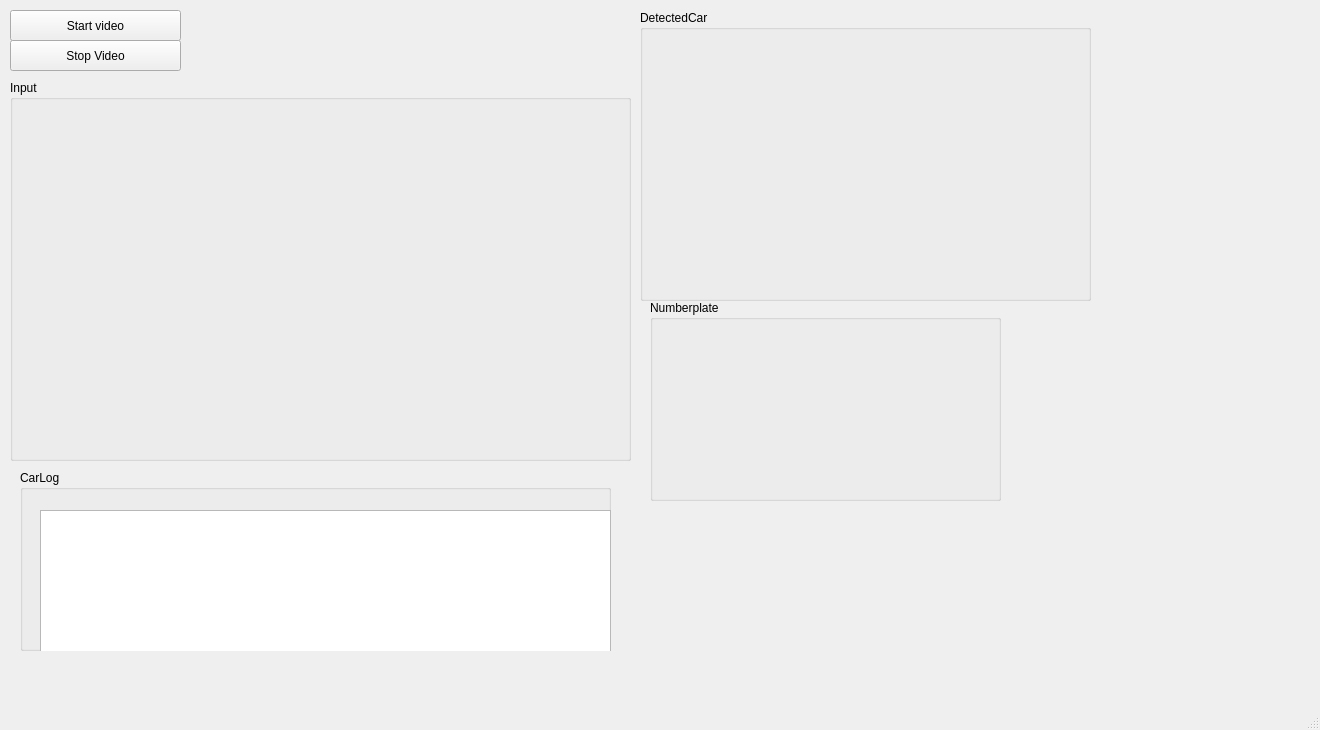
<?xml version="1.0" encoding="UTF-8"?>
<ui version="4.0">
 <class>MainWindow</class>
 <widget class="QMainWindow" name="MainWindow">
  <property name="geometry">
   <rect>
    <x>0</x>
    <y>0</y>
    <width>1320</width>
    <height>730</height>
   </rect>
  </property>
  <property name="windowTitle">
   <string>MainWindow</string>
  </property>
  <property name="styleSheet">
   <string notr="true"/>
  </property>
  <widget class="QWidget" name="centralwidget">
   <widget class="QGroupBox" name="groupBox">
    <property name="geometry">
     <rect>
      <x>10</x>
      <y>80</y>
      <width>621</width>
      <height>381</height>
     </rect>
    </property>
    <property name="sizePolicy">
     <sizepolicy hsizetype="Preferred" vsizetype="Preferred">
      <horstretch>0</horstretch>
      <verstretch>0</verstretch>
     </sizepolicy>
    </property>
    <property name="title">
     <string>Input</string>
    </property>
    <widget class="QWidget" name="input" native="true">
     <property name="geometry">
      <rect>
       <x>20</x>
       <y>30</y>
       <width>601</width>
       <height>351</height>
      </rect>
     </property>
    </widget>
   </widget>
   <widget class="QPushButton" name="startButton">
    <property name="geometry">
     <rect>
      <x>10</x>
      <y>10</y>
      <width>171</width>
      <height>31</height>
     </rect>
    </property>
    <property name="text">
     <string>Start video</string>
    </property>
   </widget>
   <widget class="QPushButton" name="stopButton">
    <property name="geometry">
     <rect>
      <x>10</x>
      <y>40</y>
      <width>171</width>
      <height>31</height>
     </rect>
    </property>
    <property name="text">
     <string>Stop Video</string>
    </property>
   </widget>
   <widget class="QGroupBox" name="groupBox_2">
    <property name="geometry">
     <rect>
      <x>640</x>
      <y>10</y>
      <width>451</width>
      <height>291</height>
     </rect>
    </property>
    <property name="sizePolicy">
     <sizepolicy hsizetype="Preferred" vsizetype="Preferred">
      <horstretch>0</horstretch>
      <verstretch>0</verstretch>
     </sizepolicy>
    </property>
    <property name="title">
     <string>DetectedCar</string>
    </property>
    <widget class="QWidget" name="detectedcar" native="true">
     <property name="geometry">
      <rect>
       <x>10</x>
       <y>40</y>
       <width>441</width>
       <height>251</height>
      </rect>
     </property>
    </widget>
   </widget>
   <widget class="QGroupBox" name="groupBox_3">
    <property name="geometry">
     <rect>
      <x>650</x>
      <y>300</y>
      <width>351</width>
      <height>201</height>
     </rect>
    </property>
    <property name="sizePolicy">
     <sizepolicy hsizetype="Preferred" vsizetype="Preferred">
      <horstretch>0</horstretch>
      <verstretch>0</verstretch>
     </sizepolicy>
    </property>
    <property name="title">
     <string>Numberplate</string>
    </property>
    <widget class="QWidget" name="numberplate" native="true">
     <property name="geometry">
      <rect>
       <x>20</x>
       <y>40</y>
       <width>421</width>
       <height>131</height>
      </rect>
     </property>
    </widget>
   </widget>
   <widget class="QGroupBox" name="groupBox_4">
    <property name="geometry">
     <rect>
      <x>20</x>
      <y>470</y>
      <width>591</width>
      <height>181</height>
     </rect>
    </property>
    <property name="title">
     <string>CarLog</string>
    </property>
    <widget class="QListView" name="listView">
     <property name="geometry">
      <rect>
       <x>20</x>
       <y>40</y>
       <width>571</width>
       <height>151</height>
      </rect>
     </property>
    </widget>
   </widget>
  </widget>
  <widget class="QMenuBar" name="menubar">
   <property name="geometry">
    <rect>
     <x>0</x>
     <y>0</y>
     <width>1320</width>
     <height>33</height>
    </rect>
   </property>
  </widget>
  <widget class="QStatusBar" name="statusbar"/>
 </widget>
 <resources/>
 <connections/>
</ui>
